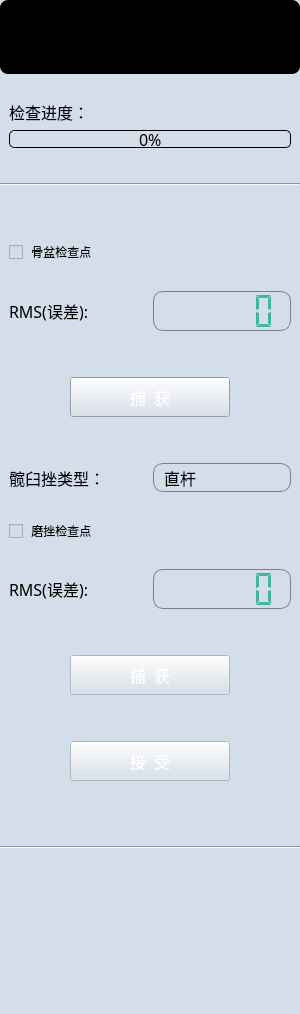
<?xml version="1.0" encoding="UTF-8"?>
<ui version="4.0">
 <class>QContusionAccuracyControls</class>
 <widget class="QWidget" name="QContusionAccuracyControls">
  <property name="geometry">
   <rect>
    <x>0</x>
    <y>0</y>
    <width>300</width>
    <height>1014</height>
   </rect>
  </property>
  <property name="sizePolicy">
   <sizepolicy hsizetype="Preferred" vsizetype="Preferred">
    <horstretch>0</horstretch>
    <verstretch>0</verstretch>
   </sizepolicy>
  </property>
  <property name="minimumSize">
   <size>
    <width>300</width>
    <height>0</height>
   </size>
  </property>
  <property name="maximumSize">
   <size>
    <width>300</width>
    <height>16777215</height>
   </size>
  </property>
  <property name="windowTitle">
   <string>硬件准备</string>
  </property>
  <property name="styleSheet">
   <string notr="true">background:#d4deea;</string>
  </property>
  <property name="currentIndex" stdset="0">
   <number>0</number>
  </property>
  <widget class="QWidget" name="widget" native="true">
   <property name="geometry">
    <rect>
     <x>0</x>
     <y>0</y>
     <width>300</width>
     <height>1014</height>
    </rect>
   </property>
   <property name="styleSheet">
    <string notr="true"/>
   </property>
   <layout class="QVBoxLayout" name="verticalLayout_4">
    <item>
     <widget class="QWidget" name="widget_2" native="true">
      <property name="sizePolicy">
       <sizepolicy hsizetype="Preferred" vsizetype="Minimum">
        <horstretch>0</horstretch>
        <verstretch>0</verstretch>
       </sizepolicy>
      </property>
      <property name="minimumSize">
       <size>
        <width>0</width>
        <height>74</height>
       </size>
      </property>
      <property name="maximumSize">
       <size>
        <width>16777215</width>
        <height>80</height>
       </size>
      </property>
      <property name="styleSheet">
       <string notr="true">border-radius: 8px;
background-color: rgb(0, 0, 0);
</string>
      </property>
      <layout class="QGridLayout" name="gridLayout_3"/>
     </widget>
    </item>
    <item>
     <spacer name="verticalSpacer_10">
      <property name="orientation">
       <enum>Qt::Vertical</enum>
      </property>
      <property name="sizeType">
       <enum>QSizePolicy::Fixed</enum>
      </property>
      <property name="sizeHint" stdset="0">
       <size>
        <width>20</width>
        <height>20</height>
       </size>
      </property>
     </spacer>
    </item>
    <item>
     <layout class="QVBoxLayout" name="verticalLayout_15">
      <property name="leftMargin">
       <number>9</number>
      </property>
      <property name="rightMargin">
       <number>9</number>
      </property>
      <item>
       <widget class="QLabel" name="label_7">
        <property name="font">
         <font>
          <family>黑体</family>
          <pointsize>12</pointsize>
         </font>
        </property>
        <property name="text">
         <string>检查进度：</string>
        </property>
       </widget>
      </item>
      <item>
       <widget class="QProgressBar" name="progressBarReamer">
        <property name="sizePolicy">
         <sizepolicy hsizetype="Expanding" vsizetype="Preferred">
          <horstretch>0</horstretch>
          <verstretch>0</verstretch>
         </sizepolicy>
        </property>
        <property name="maximumSize">
         <size>
          <width>16777215</width>
          <height>18</height>
         </size>
        </property>
        <property name="font">
         <font>
          <family>黑体</family>
          <pointsize>12</pointsize>
         </font>
        </property>
        <property name="styleSheet">
         <string notr="true">QProgressBar {
	/* 外边框 */
	border:1px solid black;
	
	/* 倒角 */
	border-radius:5px;
	
	background-image: url(:/org.mitk.lancet.contusionaccuracy/image/scrool.png);
	/* 字体对齐方式 */
	text-align:center;
}

/* 进度条 */
QProgressBar::chunk {
	/* 颜色 */
	background-color:rgb(0, 183, 138);
	
	/* 步进距离 */
	width:5px;
	
	/* 进度条中间空白区域宽度 */
	margin:1px;
}</string>
        </property>
        <property name="value">
         <number>0</number>
        </property>
       </widget>
      </item>
     </layout>
    </item>
    <item>
     <spacer name="verticalSpacer_3">
      <property name="orientation">
       <enum>Qt::Vertical</enum>
      </property>
      <property name="sizeHint" stdset="0">
       <size>
        <width>20</width>
        <height>20</height>
       </size>
      </property>
     </spacer>
    </item>
    <item>
     <widget class="Line" name="line_5">
      <property name="minimumSize">
       <size>
        <width>0</width>
        <height>20</height>
       </size>
      </property>
      <property name="styleSheet">
       <string notr="true">border-image: url(:/org.mitk.lancet.contusionaccuracy/image/fenge.png);
</string>
      </property>
      <property name="orientation">
       <enum>Qt::Horizontal</enum>
      </property>
     </widget>
    </item>
    <item>
     <spacer name="verticalSpacer_12">
      <property name="orientation">
       <enum>Qt::Vertical</enum>
      </property>
      <property name="sizeHint" stdset="0">
       <size>
        <width>20</width>
        <height>40</height>
       </size>
      </property>
     </spacer>
    </item>
    <item>
     <layout class="QHBoxLayout" name="horizontalLayout_26">
      <property name="leftMargin">
       <number>9</number>
      </property>
      <property name="rightMargin">
       <number>9</number>
      </property>
      <item>
       <widget class="QCheckBox" name="checkBoxPelvisCheckpoint_Reamer">
        <property name="enabled">
         <bool>false</bool>
        </property>
        <property name="styleSheet">
         <string notr="true">QCheckBox::indicator:unchecked {image: url(:/org.mitk.lancet.contusionaccuracy/image/radio.png);}
QCheckBox{
	font: 18px &quot;黑体&quot;;
    color:black;
}
QCheckBox::indicator:hover {image: url(:/org.mitk.lancet.contusionaccuracy/image/radio_on.png);}
QCheckBox::indicator:checked {image: url(:/org.mitk.lancet.contusionaccuracy/image/radio_success.png);}
</string>
        </property>
        <property name="text">
         <string> 骨盆检查点</string>
        </property>
       </widget>
      </item>
     </layout>
    </item>
    <item>
     <spacer name="verticalSpacer_4">
      <property name="orientation">
       <enum>Qt::Vertical</enum>
      </property>
      <property name="sizeHint" stdset="0">
       <size>
        <width>20</width>
        <height>20</height>
       </size>
      </property>
     </spacer>
    </item>
    <item>
     <layout class="QHBoxLayout" name="horizontalLayout_29">
      <property name="leftMargin">
       <number>9</number>
      </property>
      <property name="rightMargin">
       <number>9</number>
      </property>
      <item>
       <widget class="QLabel" name="label_28">
        <property name="font">
         <font>
          <family>黑体</family>
          <pointsize>12</pointsize>
         </font>
        </property>
        <property name="text">
         <string>RMS(误差): </string>
        </property>
       </widget>
      </item>
      <item>
       <widget class="QLCDNumber" name="lcdNumberReaming_Pelvis">
        <property name="minimumSize">
         <size>
          <width>0</width>
          <height>40</height>
         </size>
        </property>
        <property name="styleSheet">
         <string notr="true">color: rgb(66, 181, 158);
border: 1px solid gray;
border-image: url(:/org.mitk.lancet.contusionaccuracy/image/value.png);
border-radius: 10px;</string>
        </property>
        <property name="smallDecimalPoint">
         <bool>true</bool>
        </property>
        <property name="digitCount">
         <number>5</number>
        </property>
        <property name="segmentStyle">
         <enum>QLCDNumber::Flat</enum>
        </property>
       </widget>
      </item>
     </layout>
    </item>
    <item>
     <spacer name="verticalSpacer_5">
      <property name="orientation">
       <enum>Qt::Vertical</enum>
      </property>
      <property name="sizeHint" stdset="0">
       <size>
        <width>20</width>
        <height>40</height>
       </size>
      </property>
     </spacer>
    </item>
    <item>
     <layout class="QHBoxLayout" name="horizontalLayout_16">
      <item>
       <spacer name="horizontalSpacer_5">
        <property name="orientation">
         <enum>Qt::Horizontal</enum>
        </property>
        <property name="sizeHint" stdset="0">
         <size>
          <width>40</width>
          <height>20</height>
         </size>
        </property>
       </spacer>
      </item>
      <item>
       <widget class="QPushButton" name="pushButtonCaptureReamer_Pelvis">
        <property name="minimumSize">
         <size>
          <width>160</width>
          <height>40</height>
         </size>
        </property>
        <property name="font">
         <font>
          <family>黑体</family>
          <pointsize>12</pointsize>
         </font>
        </property>
        <property name="styleSheet">
         <string notr="true">QPushButton{
	border-image: url(:/org.mitk.lancet.contusionaccuracy/image/default.png);
	color:white;
}
QPushButton::hover
{
	border-image: url(:/org.mitk.lancet.contusionaccuracy/image/on.png);
	color:balck;
}
QPushButton::disabled
{
	border-image: url(:/org.mitk.lancet.contusionaccuracy/image/disabled.png);	
	color: rgb(153, 153, 153);
}
QPushButton::pressed { 
	padding-left:6px;
	padding-top:6px;
}</string>
        </property>
        <property name="text">
         <string>捕  获</string>
        </property>
       </widget>
      </item>
      <item>
       <spacer name="horizontalSpacer_6">
        <property name="orientation">
         <enum>Qt::Horizontal</enum>
        </property>
        <property name="sizeHint" stdset="0">
         <size>
          <width>40</width>
          <height>20</height>
         </size>
        </property>
       </spacer>
      </item>
     </layout>
    </item>
    <item>
     <spacer name="verticalSpacer_6">
      <property name="orientation">
       <enum>Qt::Vertical</enum>
      </property>
      <property name="sizeHint" stdset="0">
       <size>
        <width>20</width>
        <height>40</height>
       </size>
      </property>
     </spacer>
    </item>
    <item>
     <layout class="QHBoxLayout" name="horizontalLayout_19">
      <property name="leftMargin">
       <number>9</number>
      </property>
      <property name="rightMargin">
       <number>9</number>
      </property>
      <item>
       <widget class="QLabel" name="label_11">
        <property name="minimumSize">
         <size>
          <width>0</width>
          <height>30</height>
         </size>
        </property>
        <property name="font">
         <font>
          <family>黑体</family>
          <pointsize>12</pointsize>
         </font>
        </property>
        <property name="text">
         <string>髋臼挫类型：</string>
        </property>
       </widget>
      </item>
      <item>
       <widget class="QComboBox" name="comboBoxReamer_2">
        <property name="font">
         <font>
          <family>黑体</family>
          <pointsize>12</pointsize>
         </font>
        </property>
        <property name="styleSheet">
         <string notr="true">QComboBox {
    border: 1px solid gray;
    border-radius: 10px;
    padding: 1px 0px 1px 10px; 
}
QComboBox::drop-down{
    subcontrol-origin: padding;
    subcontrol-position: top right;
    border-right-width: 0px;
    border-left-color: darkgray;	
}
QComboBox::down-arrow {    
	image: url(:/org.mitk.lancet.contusionaccuracy/login/down1.png);
}
</string>
        </property>
        <item>
         <property name="text">
          <string>直杆</string>
         </property>
        </item>
        <item>
         <property name="text">
          <string>弯杆</string>
         </property>
        </item>
       </widget>
      </item>
     </layout>
    </item>
    <item>
     <spacer name="verticalSpacer_7">
      <property name="orientation">
       <enum>Qt::Vertical</enum>
      </property>
      <property name="sizeHint" stdset="0">
       <size>
        <width>20</width>
        <height>20</height>
       </size>
      </property>
     </spacer>
    </item>
    <item>
     <layout class="QHBoxLayout" name="horizontalLayout_23">
      <property name="leftMargin">
       <number>9</number>
      </property>
      <property name="rightMargin">
       <number>9</number>
      </property>
      <item>
       <widget class="QCheckBox" name="checkBoxReamerCheckPoint">
        <property name="enabled">
         <bool>false</bool>
        </property>
        <property name="sizePolicy">
         <sizepolicy hsizetype="Preferred" vsizetype="Fixed">
          <horstretch>0</horstretch>
          <verstretch>0</verstretch>
         </sizepolicy>
        </property>
        <property name="styleSheet">
         <string notr="true">QCheckBox::indicator:unchecked {image: url(:/org.mitk.lancet.contusionaccuracy/image/radio.png);}
QCheckBox{
	font: 18px &quot;黑体&quot;;
    color:black;
}
QCheckBox::indicator:hover {image: url(:/org.mitk.lancet.contusionaccuracy/image/radio_on.png);}
QCheckBox::indicator:checked {image: url(:/org.mitk.lancet.contusionaccuracy/image/radio_success.png);}
</string>
        </property>
        <property name="text">
         <string> 磨挫检查点</string>
        </property>
       </widget>
      </item>
     </layout>
    </item>
    <item>
     <spacer name="verticalSpacer_8">
      <property name="orientation">
       <enum>Qt::Vertical</enum>
      </property>
      <property name="sizeHint" stdset="0">
       <size>
        <width>20</width>
        <height>20</height>
       </size>
      </property>
     </spacer>
    </item>
    <item>
     <layout class="QHBoxLayout" name="horizontalLayout_27">
      <property name="leftMargin">
       <number>9</number>
      </property>
      <property name="rightMargin">
       <number>9</number>
      </property>
      <item>
       <widget class="QLabel" name="label_26">
        <property name="font">
         <font>
          <family>黑体</family>
          <pointsize>12</pointsize>
         </font>
        </property>
        <property name="text">
         <string>RMS(误差): </string>
        </property>
       </widget>
      </item>
      <item>
       <widget class="QLCDNumber" name="lcdNumberReaming">
        <property name="minimumSize">
         <size>
          <width>0</width>
          <height>40</height>
         </size>
        </property>
        <property name="styleSheet">
         <string notr="true">color: rgb(66, 181, 158);
border: 1px solid gray;
border-image: url(:/org.mitk.lancet.contusionaccuracy/image/value.png);
border-radius: 10px;</string>
        </property>
        <property name="smallDecimalPoint">
         <bool>true</bool>
        </property>
        <property name="digitCount">
         <number>5</number>
        </property>
        <property name="segmentStyle">
         <enum>QLCDNumber::Flat</enum>
        </property>
       </widget>
      </item>
     </layout>
    </item>
    <item>
     <spacer name="verticalSpacer_9">
      <property name="orientation">
       <enum>Qt::Vertical</enum>
      </property>
      <property name="sizeHint" stdset="0">
       <size>
        <width>20</width>
        <height>40</height>
       </size>
      </property>
     </spacer>
    </item>
    <item>
     <layout class="QHBoxLayout" name="horizontalLayout_14">
      <item>
       <spacer name="horizontalSpacer_27">
        <property name="orientation">
         <enum>Qt::Horizontal</enum>
        </property>
        <property name="sizeHint" stdset="0">
         <size>
          <width>40</width>
          <height>20</height>
         </size>
        </property>
       </spacer>
      </item>
      <item>
       <widget class="QPushButton" name="pushButtonCaptureReamer">
        <property name="enabled">
         <bool>false</bool>
        </property>
        <property name="minimumSize">
         <size>
          <width>160</width>
          <height>40</height>
         </size>
        </property>
        <property name="font">
         <font>
          <family>黑体</family>
          <pointsize>12</pointsize>
         </font>
        </property>
        <property name="styleSheet">
         <string notr="true">QPushButton{
	border-image: url(:/org.mitk.lancet.contusionaccuracy/image/default.png);
	color:white;
}
QPushButton::hover
{
	border-image: url(:/org.mitk.lancet.contusionaccuracy/image/on.png);
	color:balck;
}
QPushButton::disabled
{
	border-image: url(:/org.mitk.lancet.contusionaccuracy/image/disabled.png);	
	color: rgb(153, 153, 153);
}
QPushButton::pressed { 
	padding-left:6px;
	padding-top:6px;
}</string>
        </property>
        <property name="text">
         <string>捕  获</string>
        </property>
       </widget>
      </item>
      <item>
       <spacer name="horizontalSpacer_28">
        <property name="orientation">
         <enum>Qt::Horizontal</enum>
        </property>
        <property name="sizeHint" stdset="0">
         <size>
          <width>40</width>
          <height>20</height>
         </size>
        </property>
       </spacer>
      </item>
     </layout>
    </item>
    <item>
     <spacer name="verticalSpacer_11">
      <property name="orientation">
       <enum>Qt::Vertical</enum>
      </property>
      <property name="sizeHint" stdset="0">
       <size>
        <width>20</width>
        <height>40</height>
       </size>
      </property>
     </spacer>
    </item>
    <item>
     <layout class="QHBoxLayout" name="horizontalLayout_4">
      <item>
       <spacer name="horizontalSpacer_7">
        <property name="orientation">
         <enum>Qt::Horizontal</enum>
        </property>
        <property name="sizeHint" stdset="0">
         <size>
          <width>18</width>
          <height>20</height>
         </size>
        </property>
       </spacer>
      </item>
      <item>
       <widget class="QPushButton" name="pushButtonAcceptReamer">
        <property name="enabled">
         <bool>false</bool>
        </property>
        <property name="minimumSize">
         <size>
          <width>160</width>
          <height>40</height>
         </size>
        </property>
        <property name="font">
         <font>
          <family>黑体</family>
          <pointsize>12</pointsize>
         </font>
        </property>
        <property name="styleSheet">
         <string notr="true">QPushButton{
	border-image: url(:/org.mitk.lancet.contusionaccuracy/image/default.png);
	color:white;
}
QPushButton::hover
{
	border-image: url(:/org.mitk.lancet.contusionaccuracy/image/on.png);
	color:balck;
}
QPushButton::disabled
{
	border-image: url(:/org.mitk.lancet.contusionaccuracy/image/disabled.png);	
	color: rgb(153, 153, 153);
}</string>
        </property>
        <property name="text">
         <string>接  受</string>
        </property>
        <property name="checkable">
         <bool>false</bool>
        </property>
        <property name="checked">
         <bool>false</bool>
        </property>
       </widget>
      </item>
      <item>
       <spacer name="horizontalSpacer_8">
        <property name="orientation">
         <enum>Qt::Horizontal</enum>
        </property>
        <property name="sizeHint" stdset="0">
         <size>
          <width>18</width>
          <height>20</height>
         </size>
        </property>
       </spacer>
      </item>
     </layout>
    </item>
    <item>
     <spacer name="verticalSpacer_2">
      <property name="orientation">
       <enum>Qt::Vertical</enum>
      </property>
      <property name="sizeHint" stdset="0">
       <size>
        <width>20</width>
        <height>50</height>
       </size>
      </property>
     </spacer>
    </item>
    <item>
     <widget class="Line" name="line_8">
      <property name="minimumSize">
       <size>
        <width>0</width>
        <height>20</height>
       </size>
      </property>
      <property name="styleSheet">
       <string notr="true">border-image: url(:/org.mitk.lancet.contusionaccuracy/image/fenge.png);
</string>
      </property>
      <property name="orientation">
       <enum>Qt::Horizontal</enum>
      </property>
     </widget>
    </item>
    <item>
     <widget class="QWidget" name="widgetInfo" native="true">
      <property name="minimumSize">
       <size>
        <width>0</width>
        <height>105</height>
       </size>
      </property>
      <property name="styleSheet">
       <string notr="true"/>
      </property>
      <widget class="QLabel" name="label">
       <property name="geometry">
        <rect>
         <x>2</x>
         <y>2</y>
         <width>54</width>
         <height>16</height>
        </rect>
       </property>
       <property name="font">
        <font>
         <family>黑体</family>
         <pointsize>12</pointsize>
        </font>
       </property>
       <property name="text">
        <string/>
       </property>
      </widget>
     </widget>
    </item>
    <item>
     <widget class="QWidget" name="widget_3" native="true">
      <property name="minimumSize">
       <size>
        <width>0</width>
        <height>40</height>
       </size>
      </property>
     </widget>
    </item>
   </layout>
  </widget>
 </widget>
 <resources>
  <include location="../../resources/resources.qrc"/>
 </resources>
 <connections/>
 <slots>
  <slot>on_HardWareWidget_currentChanged(int)</slot>
 </slots>
</ui>
